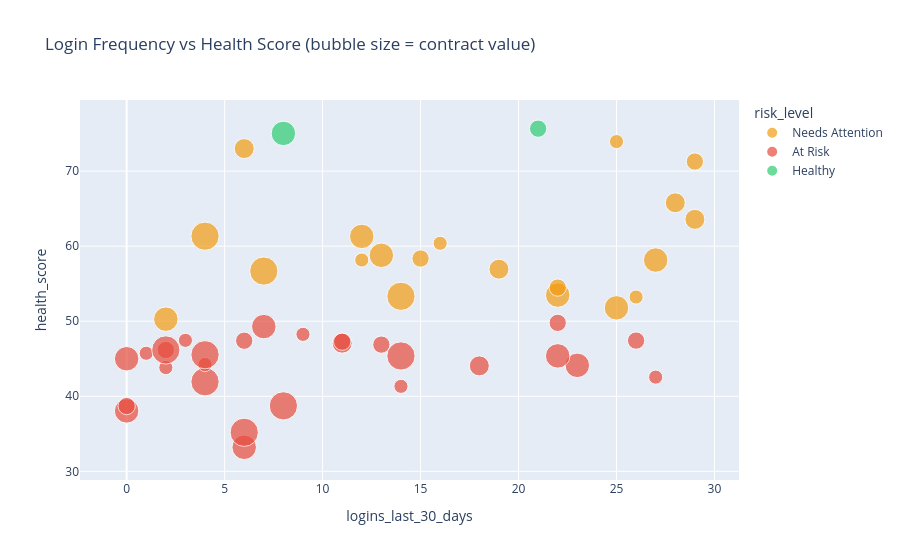

Source (notebook cell):
### Code cell
fig = px.scatter(
    df,
    x='logins_last_30_days',
    y='health_score',
    color='risk_level',
    size='contract_value',
    hover_data=['customer_name', 'recommended_action'],
    title='Login Frequency vs Health Score (bubble size = contract value)',
    color_discrete_map={
        'Healthy'         : '#2ecc71',
        'Needs Attention' : '#f39c12',
        'At Risk'         : '#e74c3c'
    }
)
fig.show()

### Figure 1 — Plotly figure (JSON) as saved in the notebook; plotly's stock layout.template omitted (floating-point values rounded to 4 significant figures)
{"data": [{"customdata": [["Jordan-Escobar", "Escalate open tickets to support lead | Send personalised check-in email | Urgent — flag for renewal discussion"], ["Moyer and Sons", "Urgent — flag for renewal discussion"], ["Blair Group", "Offer product training session | Send personalised check-in email"], ["Garcia LLC", "Offer product training session | Urgent — flag for renewal discussion"], ["Armstrong, Torres and Hernandez", "Send personalised check-in email"], ["Flores-Perez", "Offer product training session"], ["Romero, Davidson and Jimenez", "Schedule re-engagement call"], ["Thompson, Phillips and Fuentes", "Schedule re-engagement call | Send personalised check-in email | Urgent — flag for renewal discussion"], ["Porter Ltd", "Offer product training session"], ["Munoz, Strickland and Townsend", "Offer product training session | Send personalised check-in email | Review AI recommendation quality with R&D"], ["Velez-Hernandez", "Offer product training session | Urgent — flag for renewal discussion"], ["Chambers, Cardenas and Gomez", "Escalate open tickets to support lead | Send personalised check-in email"], ["Foster-Bray", "Monitor closely"], ["Fox-Drake", "Escalate open tickets to support lead"], ["Lopez-Oliver", "Monitor closely"], ["Scott, Michael and Marshall", "Review AI recommendation quality with R&D"], ["Mitchell-Martin", "Offer product training session | Review AI recommendation quality with R&D"], ["Quinn, Ryan and Estes", "Monitor closely"], ["Eaton PLC", "Escalate open tickets to support lead | Send personalised check-in email"], ["Schultz Group", "Monitor closely"]], "hovertemplate": "risk_level=Needs Attention<br>logins_last_30_days=%{x}<br>health_score=%{y}<br>contract_value=%{marker.size}<br>customer_name=%{customdata[0]}<br>recommended_action=%{customdata[1]}<extra></extra>", "legendgroup": "Needs Attention", "marker": {"color": "#f39c12", "size": [150000, 200000, 75000, 150000, 75000, 75000, 200000, 150000, 200000, 150000, 150000, 50000, 50000, 150000, 100000, 50000, 100000, 100000, 100000, 50000], "sizemode": "area", "sizeref": 500, "symbol": "circle"}, "mode": "markers", "name": "Needs Attention", "orientation": "v", "showlegend": true, "type": "scatter", "x": [27, 7, 15, 22, 22, 29, 4, 2, 14, 25, 13, 26, 25, 12, 6, 16, 19, 28, 29, 12], "xaxis": "x", "y": [58.15, 56.68, 58.35, 53.48, 54.48, 71.27, 61.33, 50.27, 53.32, 51.78, 58.78, 53.22, 73.93, 61.3, 73.0, 60.38, 56.93, 65.78, 63.57, 58.15], "yaxis": "y"}, {"customdata": [["Ramirez-Brown", "Offer product training session | Escalate open tickets to support lead | Review AI recommendation quality with R&D"], ["Wilson LLC", "Escalate open tickets to support lead | Review AI recommendation quality with R&D"], ["Rivera-Kramer", "Schedule re-engagement call | Send personalised check-in email"], ["Martin LLC", "Schedule re-engagement call | Send personalised check-in email"], ["Fisher-Wagner", "Escalate open tickets to support lead | Send personalised check-in email"], ["Hebert-Arnold", "Schedule re-engagement call | Offer product training session | Send personalised check-in email"], ["Ward Group", "Offer product training session | Send personalised check-in email"], ["Nguyen, Garcia and Hodge", "Send personalised check-in email"], ["Bowen-Mclaughlin", "Offer product training session | Escalate open tickets to support lead | Send personalised check-in email | Urgent — flag for renewal discussion"], ["Evans, Stephens and Christensen", "Schedule re-engagement call | Offer product training session"], ["Martinez Ltd", "Schedule re-engagement call | Send personalised check-in email | Urgent — flag for renewal discussion"], ["Sanders and Sons", "Schedule re-engagement call | Offer product training session | Escalate open tickets to support lead | Urgent — flag for renewal discussion"], ["Knox, Mcdaniel and Hamilton", "Escalate open tickets to support lead"], ["Bartlett and Sons", "Schedule re-engagement call | Send personalised check-in email"], ["Wright and Sons", "Schedule re-engagement call | Escalate open tickets to support lead | Review AI recommendation quality with R&D | Urgent — flag for renewal discussion"], ["Krueger-Harvey", "Schedule re-engagement call | Offer product training session | Escalate open tickets to support lead | Urgent — flag for renewal discussion"], ["Ewing Inc", "Offer product training session | Escalate open tickets to support lead | Send personalised check-in email"], ["Mcdaniel, Harris and Frazier", "Escalate open tickets to support lead | Send personalised check-in email"], ["Pope PLC", "Offer product training session | Send personalised check-in email | Review AI recommendation quality with R&D"], ["Perez, Colon and Hamilton", "Offer product training session | Escalate open tickets to support lead | Review AI recommendation quality with R&D"], ["Walker, Rodriguez and Duffy", "Offer product training session | Escalate open tickets to support lead | Send personalised check-in email"], ["Ray-Bryan", "Escalate open tickets to support lead | Review AI recommendation quality with R&D"], ["Santos, Tran and Baker", "Offer product training session | Escalate open tickets to support lead | Send personalised check-in email"], ["Thomas and Sons", "Offer product training session | Send personalised check-in email | Review AI recommendation quality with R&D"], ["Wilson, Nguyen and Coleman", "Schedule re-engagement call | Send personalised check-in email | Urgent — flag for renewal discussion"], ["Wolf, Cortez and Pope", "Schedule re-engagement call | Escalate open tickets to support lead"], ["Wallace-Oneill", "Escalate open tickets to support lead | Send personalised check-in email"], ["Morris LLC", "Send personalised check-in email"]], "hovertemplate": "risk_level=At Risk<br>logins_last_30_days=%{x}<br>health_score=%{y}<br>contract_value=%{marker.size}<br>customer_name=%{customdata[0]}<br>recommended_action=%{customdata[1]}<extra></extra>", "legendgroup": "At Risk", "marker": {"color": "#e74c3c", "size": [150000, 100000, 50000, 150000, 150000, 75000, 75000, 150000, 75000, 150000, 50000, 200000, 75000, 200000, 75000, 50000, 150000, 200000, 200000, 200000, 50000, 50000, 50000, 100000, 50000, 200000, 75000, 75000], "sizemode": "area", "sizeref": 500, "symbol": "circle"}, "mode": "markers", "name": "At Risk", "orientation": "v", "showlegend": true, "type": "scatter", "x": [6, 11, 1, 0, 23, 2, 11, 7, 26, 0, 2, 4, 13, 2, 0, 4, 22, 6, 8, 14, 14, 9, 27, 18, 3, 4, 22, 6], "xaxis": "x", "y": [33.2, 47.07, 45.73, 45.0, 44.12, 46.17, 47.27, 49.28, 47.42, 38.05, 43.82, 41.93, 46.88, 46.17, 38.7, 44.23, 45.38, 35.2, 38.72, 45.37, 41.32, 48.25, 42.55, 44.05, 47.45, 45.53, 49.78, 47.4], "yaxis": "y"}, {"customdata": [["Bray, Austin and Douglas", "No action needed — schedule quarterly check-in"], ["Cameron-Giles", "No action needed — schedule quarterly check-in"]], "hovertemplate": "risk_level=Healthy<br>logins_last_30_days=%{x}<br>health_score=%{y}<br>contract_value=%{marker.size}<br>customer_name=%{customdata[0]}<br>recommended_action=%{customdata[1]}<extra></extra>", "legendgroup": "Healthy", "marker": {"color": "#2ecc71", "size": [150000, 75000], "sizemode": "area", "sizeref": 500, "symbol": "circle"}, "mode": "markers", "name": "Healthy", "orientation": "v", "showlegend": true, "type": "scatter", "x": [8, 21], "xaxis": "x", "y": [75.02, 75.65], "yaxis": "y"}], "layout": {"legend": {"itemsizing": "constant", "title": {"text": "risk_level"}, "tracegroupgap": 0}, "title": {"text": "Login Frequency vs Health Score (bubble size = contract value)"}, "xaxis": {"anchor": "y", "domain": [0, 1], "title": {"text": "logins_last_30_days"}}, "yaxis": {"anchor": "x", "domain": [0, 1], "title": {"text": "health_score"}}}}
